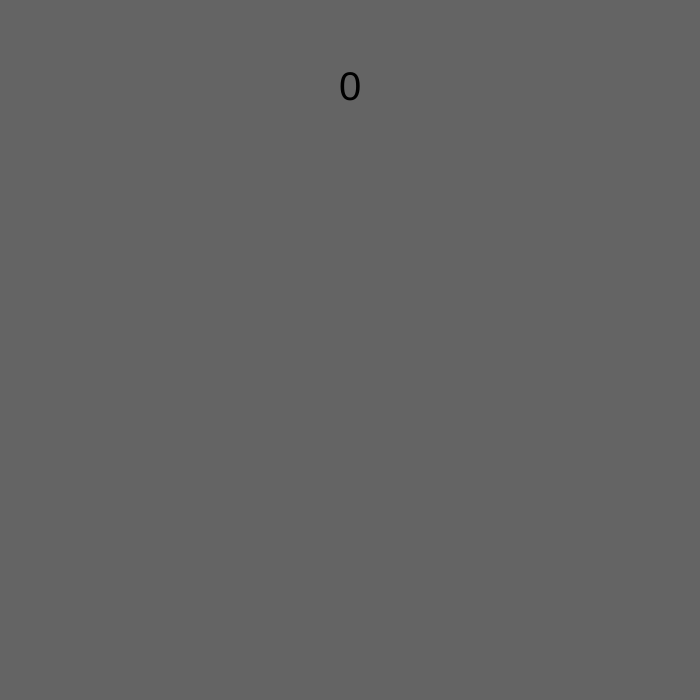
Frame 1 (no input)
Frame 60 (no input): identical to frame 1, image omitted
Frame 120 (the mouse pressed at the canvas centre since frame 60): identical to frame 1, image omitted

The p5.js sketch that drew this single still picture (run headless with seeded random() and noise() and a simulated clock; from frame 60 on, the mouse is pressed at the canvas centre):

// p5.js sketch
// ── sketch.js
let player;
let zombies = [];

let zombieSpawnTime = 300;
let zombieMaxSpeed = 2;
let frame = 0
let score = 0;
function setup() {
  createCanvas(700, 700);
  player = new Player();
}

function draw() {
  background(100, 100, 100);
  rectMode(CENTER);
  player.draw();
  player.update(); 
  
  
  for (let i = zombies.length - 1; i >= 0; i--) {
    zombies[i].draw();
    zombies[i].update();
    
    if (zombies[i].ateYou()) {
      restart();
      break;
    }
    
    if (player.hasShot(zombies[i])) {
      score++;
      zombies.splice(i, 1);
    }
  }
  
  if (frame >= zombieSpawnTime) {
    zombies.push(new Zombie(random(zombieMaxSpeed)));
    zombieSpawnTime *= 0.95;
    frame = 0;
  }
  if (frameCount % 1000 == 0) {
    zombieMaxSpeed += 0.1;
  }
  
  frame++;
  textAlign(CENTER);
  textSize(40);
  text(score, width/2, 100);
}

function restart() {
  player = new Player();
  zombies = [];
  zombieSpawnTime = 300;
  zombieMaxSpeed = 2;
  score = 0;
}

function mouseClicked() {
  player.shoot();
}
// ── Player.js
class Player {
  constructor() {
    this.pos = createVector(width/2, height/2);
    this.bullets = [];
    this.angle = 0;
  }

  draw() {
    rectMode(CENTER);
    push();
    translate(this.pos.x, this.pos.y);
    this.angle = atan2(mouseY - this.pos.y, mouseX - this.pos.x);
    rotate(this.angle);
    pop();
    
    
    for (let bullet of this.bullets) {
      bullet.draw();
      bullet.update();
    }
    
    if (this.bullets.length > 20) {
      this.bullets.splice(0, 1);
    }
  }

  update() {
    
    let sidewaysSpeed = 0;
    let forwardSpeed = 0;
    if (keyIsDown(65)) {
      sidewaysSpeed = -2;
    }

    if (keyIsDown(68)) {
      sidewaysSpeed = 2;
    }

    if (keyIsDown(87)) {
      forwardSpeed = -2;
    }

    if (keyIsDown(83)) {
      forwardSpeed = 2;
    }
    
    this.pos.add(sidewaysSpeed, forwardSpeed);
  }
  
  shot(zombie) {
    for (let i = this.bullets.length - 1; i >= 0; i--) {
      if (dist(this.bullets[i].x, this.bullets[i].y, zombie.pos.x, zombie.pos.y) < 10) {
        this.bullets.splice(i, 1);
        return true;
      }
    }
    return false;
  }
  
  shoot() {
    this.bullets.push(new Bullet(this.pos.x, this.pos.y, this.angle));
  }
}
